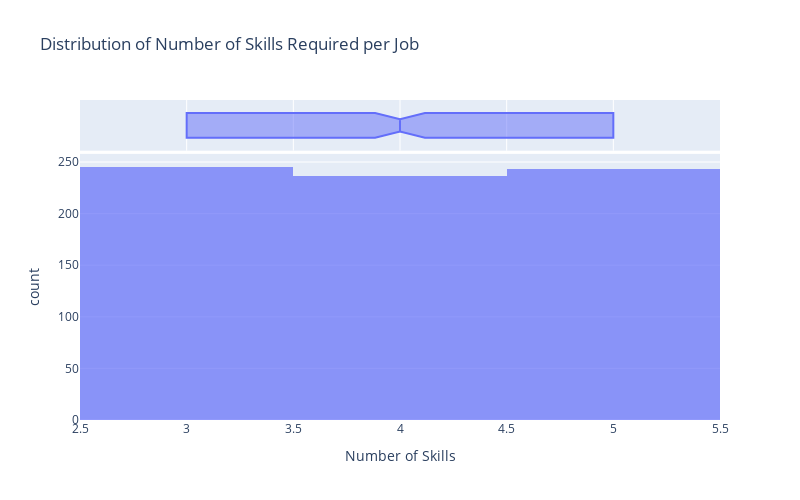

The notebook cell this image was saved under:
### Code cell
# Create a count of skills required for each job
full_df['skill_count'] = full_df[skill_cols].sum(axis=1)

# Display distribution of skill counts
fig = px.histogram(
    full_df, 
    x='skill_count',
    marginal='box',
    title='Distribution of Number of Skills Required per Job',
    labels={'skill_count': 'Number of Skills'},
    opacity=0.7,
    color_discrete_sequence=['#636EFA']
)
fig.update_layout(
    height=500,
    width=800
)
fig.show()

### Figure 1 — Plotly figure (JSON) as saved in the notebook; plotly's stock layout.template omitted (floating-point values rounded to 4 significant figures; data arrays with more than 128 entries replaced by an {"elided": "..."} marker saying what was removed)
{"data": [{"bingroup": "x", "hovertemplate": "Number of Skills=%{x}<br>count=%{y}<extra></extra>", "legendgroup": "", "marker": {"color": "#636EFA", "opacity": 0.7, "pattern": {"shape": ""}}, "name": "", "orientation": "v", "showlegend": false, "type": "histogram", "x": {"elided": "724 int values"}, "xaxis": "x", "yaxis": "y"}, {"hovertemplate": "Number of Skills=%{x}<extra></extra>", "legendgroup": "", "marker": {"color": "#636EFA"}, "name": "", "notched": true, "showlegend": false, "type": "box", "x": {"elided": "724 int values"}, "xaxis": "x2", "yaxis": "y2"}], "layout": {"barmode": "relative", "height": 500, "legend": {"tracegroupgap": 0}, "title": {"text": "Distribution of Number of Skills Required per Job"}, "width": 800, "xaxis": {"anchor": "y", "domain": [0, 1], "title": {"text": "Number of Skills"}}, "xaxis2": {"anchor": "y2", "domain": [0, 1], "matches": "x", "showgrid": true, "showticklabels": false}, "yaxis": {"anchor": "x", "domain": [0, 0.8316], "title": {"text": "count"}}, "yaxis2": {"anchor": "x2", "domain": [0.8416, 1], "matches": "y2", "showgrid": false, "showline": false, "showticklabels": false, "ticks": ""}}}
